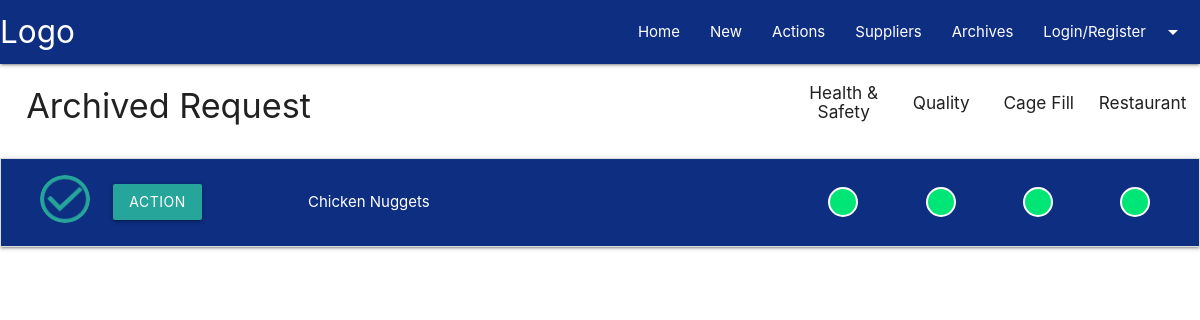
The page /archives on the database its author committed.
### tracker/models.py (models this page shows)
class Posts(db.Model):
    id = db.Column(db.Integer, primary_key=True)
    title = db.Column(db.String(80), nullable=False)
    date_posted = db.Column(db.DateTime, nullable=False,
        default=datetime.utcnow)
    user_id = db.Column(db.Integer, db.ForeignKey('user.id'))
    content = db.Column(db.Text, nullable=True)
    supplier_id = db.Column(db.Integer, db.ForeignKey('suppliers.id'),
        nullable=False)
    contact_name = db.Column(db.String(50))
    new_product = db.Column(db.Boolean, default=False)
    product_number = db.Column(db.Integer)
    product_name = db.Column(db.String(80), nullable=False)
    product_type = db.Column(db.String(50), nullable=False)
    product_length = db.Column(db.Integer)
    product_width = db.Column(db.Integer)
    product_height =db.Column(db.Integer)
    product_weight = db.Column(db.Float)
    case_orientation = db.Column(db.Boolean, default=False)
    units_per_case = db.Column(db.Float)
    inners_per_case = db.Column(db.Float)
    ex_product_length = db.Column(db.Integer)
    ex_product_width = db.Column(db.Integer)
    ex_product_height =db.Column(db.Integer)
    ex_product_weight = db.Column(db.Float)
    ex_case_orientation = db.Column(db.Boolean, default=False)
    ex_units_per_case = db.Column(db.Float)
    ex_inners_per_case = db.Column(db.Float)
    healthandsafety = db.Column(db.Integer, default=0)
    quality = db.Column(db.Integer, default=0)
    cagefill = db.Column(db.Integer, default=0)
    restaurantimpact = db.Column(db.Integer, default=0)
    status = db.Column(db.String(20), nullable=True)
    complete = db.Column(db.Boolean, default=False)
    actions = db.relationship(
        'Actions',
        foreign_keys='Actions.posts_id',
        backref='action_post',
        lazy=True
    )

### tracker/routes/main.py (the view)
@main.route('/archives')
def archives():
    posts = Posts.query.filter(Posts.complete == True).order_by(Posts.date_posted.desc()).all()
    context = {
        'posts': posts,
    }
    if not posts:
        flash("There are no archived Requests!", 'information')
    return render_template('archives.html', **context)

### tracker/templates/archives.html (shortened to what this page needs)
{% extends 'base.html' %}
{% block content %}
    <div class="container-fluid">
        <div class="row valign-wrapper branded-side-padding">
            <div class="col s12 l8">
                <h4 class="branded-title">Archived Request</h4>
            </div>
            <div class="col hide-on-med-and-down l1 center">
                <h6>Health & Safety</h6>
            </div>
            <div class="col hide-on-med-and-down l1 center">
                <h6>Quality</h6>
            </div>
            <div class="col hide-on-med-and-down l1 center">
                <h6>Cage Fill</h6>
            </div>
            <div class="col hide-on-med-and-down l1 center">
                <h6>Restaurant</h6>
            </div>
        </div>
        <ul class="collapsible">
            {% for post in posts %}
                <li class="">
                <div class="collapsible-header branded-blue">
                    <div class="post-img-container post-center">
                        {% if post.status == "Approved" %}
                        <img class="product-img border-branded-blue" src="{{ url_for('static', filename='media/img/approved.png') }}" alt="Approved">
                        {% elif post.status == "Rejected" %}
                        <img class="product-img border-branded-blue" src="{{ url_for('static', filename='media/img/rejected.png') }}" alt="Rejected">
                        {% endif %}
                    </div>
                    <div class="post-btn-container post-left">
                        <a class='dropdown-trigger btn' href='#' data-target='dropdown{{ post.id + 1 }}' data_id="{{ post.title }}">Action</a>
                    </div>
                    <div class="post-content-container white-text post-left">
                        {{ post.title }}
                    </div>
                    <div class="post-action-container post-center">
                        {% if post.healthandsafety == 1 %}
                            <div class="post-action deep-orange accent-3"></div>
                        {% elif post.healthandsafety == 2 %}
                            <div class="post-action yellow darken-1"></div>
                        {% elif post.healthandsafety == 3 %}
                            <div class="post-action green accent-3"></div>
                        {% else %}
                            <div class="post-action grey"></div>
                        {% endif %}
                    </div>
                    <div class="post-action-container post-center">
                        {% if post.quality == 1 %}
                            <div class="post-action deep-orange accent-3"></div>
                        {% elif post.quality == 2 %}
                            <div class="post-action yellow darken-1"></div>
                        {% elif post.quality == 3 %}
                            <div class="post-action green accent-3"></div>
                        {% else %}
                            <div class="post-action grey"></div>
                        {% endif %}
                    </div>
                    <div class="post-action-container post-center">
                        {% if post.cagefill == 1 %}
                            <div class="post-action deep-orange accent-3"></div>
                        {% elif post.cagefill == 2 %}
                            <div class="post-action yellow darken-1"></div>
                        {% elif post.cagefill == 3 %}
                            <div class="post-action green accent-3"></div>
                        {% else %}
                            <div class="post-action grey"></div>
                        {% endif %}
                    </div>
                    <div class="post-action-container post-center">
                        {% if post.restaurantimpact == 1 %}
                            <div class="post-action deep-orange accent-3"></div>
                        {% elif post.restaurantimpact == 2 %}
                            <div class="post-action yellow darken-1"></div>
                        {% elif post.restaurantimpact == 3 %}
                            <div class="post-action green accent-3"></div>
                        {% else %}
                            <div class="post-action grey"></div>
                        {% endif %}
                    </div>
                </div>
            </li>
            {% endfor %}
        </ul>
    </div>
{% endblock content %}

### tracker/static/css/main.css (style rules this page uses)
.branded-blue { background-color: #0d2e81; }
.border-branded-blue { border: solid #0d2e81 1px; }
.product-img { max-height: 50px; border-radius: 50%; }
.branded-side-padding { padding-right: 1rem; padding-left: 1rem; }
.post-center { align-self: center; text-align: center; text-align: -webkit-center; }
.post-left { align-self: center; text-align: left; text-align: -webkit-left; }
.post-img-container { display: none; width: 16.666%; }
.post-btn-container { width: 41.666%; }
.post-content-container { width: 58.333%; }
.post-action-container { display: none; width: 8.333%; }
.post-action { background-color: grey; border: 2px solid white; height: 30px; width: 30px; border-radius: 50%; -moz-border-radius: 50%; -webkit-border-radius: 50%; }
@media screen and (min-width: 600px) { .post-img-container { display: block; } }
@media screen and (min-width: 600px) { .post-btn-container { width: 25%; } }
@media screen and (min-width: 992px) { .post-img-container { width: 8.333%; } }
@media screen and (min-width: 992px) { .post-btn-container { width: 16.666%; } }
@media screen and (min-width: 992px) { .post-content-container { width: 41.666%; } }
@media screen and (min-width: 992px) { .post-action-container { display: block; } }

### rows shown on the page
Posts: title "Chicken Nuggets", healthandsafety 3 (drawn), quality 3 (drawn), cagefill 3 (drawn), restaurantimpact 3 (drawn)
